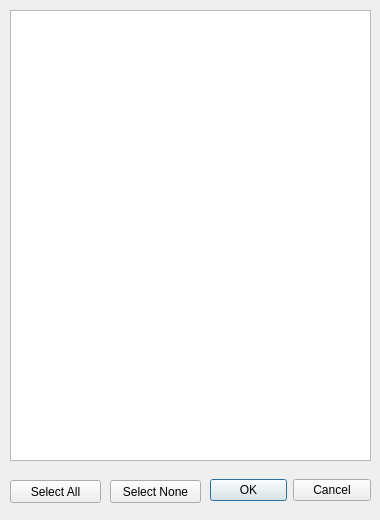
<?xml version="1.0" encoding="UTF-8"?>
<ui version="4.0">
 <class>dlgTrinkets</class>
 <widget class="QDialog" name="dlgTrinkets">
  <property name="geometry">
   <rect>
    <x>0</x>
    <y>0</y>
    <width>380</width>
    <height>520</height>
   </rect>
  </property>
  <property name="sizePolicy">
   <sizepolicy hsizetype="Fixed" vsizetype="Fixed">
    <horstretch>0</horstretch>
    <verstretch>0</verstretch>
   </sizepolicy>
  </property>
  <property name="minimumSize">
   <size>
    <width>380</width>
    <height>520</height>
   </size>
  </property>
  <property name="maximumSize">
   <size>
    <width>380</width>
    <height>520</height>
   </size>
  </property>
  <property name="windowTitle">
   <string>Select Trinkets</string>
  </property>
  <widget class="QDialogButtonBox" name="btnSelectTrinketsBtns">
   <property name="geometry">
    <rect>
     <x>210</x>
     <y>470</y>
     <width>161</width>
     <height>41</height>
    </rect>
   </property>
   <property name="orientation">
    <enum>Qt::Horizontal</enum>
   </property>
   <property name="standardButtons">
    <set>QDialogButtonBox::Cancel|QDialogButtonBox::Ok</set>
   </property>
  </widget>
  <widget class="QListWidget" name="listTrinketList">
   <property name="geometry">
    <rect>
     <x>10</x>
     <y>10</y>
     <width>361</width>
     <height>451</height>
    </rect>
   </property>
  </widget>
  <widget class="QPushButton" name="btnSelectAllTrinkets">
   <property name="geometry">
    <rect>
     <x>10</x>
     <y>480</y>
     <width>91</width>
     <height>23</height>
    </rect>
   </property>
   <property name="text">
    <string>Select All</string>
   </property>
  </widget>
  <widget class="QPushButton" name="btnSelectNoneTrinkets">
   <property name="geometry">
    <rect>
     <x>110</x>
     <y>480</y>
     <width>91</width>
     <height>23</height>
    </rect>
   </property>
   <property name="text">
    <string>Select None</string>
   </property>
  </widget>
 </widget>
 <resources/>
 <connections>
  <connection>
   <sender>btnSelectTrinketsBtns</sender>
   <signal>accepted()</signal>
   <receiver>dlgTrinkets</receiver>
   <slot>accept()</slot>
   <hints>
    <hint type="sourcelabel">
     <x>248</x>
     <y>254</y>
    </hint>
    <hint type="destinationlabel">
     <x>157</x>
     <y>274</y>
    </hint>
   </hints>
  </connection>
  <connection>
   <sender>btnSelectTrinketsBtns</sender>
   <signal>rejected()</signal>
   <receiver>dlgTrinkets</receiver>
   <slot>reject()</slot>
   <hints>
    <hint type="sourcelabel">
     <x>316</x>
     <y>260</y>
    </hint>
    <hint type="destinationlabel">
     <x>286</x>
     <y>274</y>
    </hint>
   </hints>
  </connection>
 </connections>
</ui>
